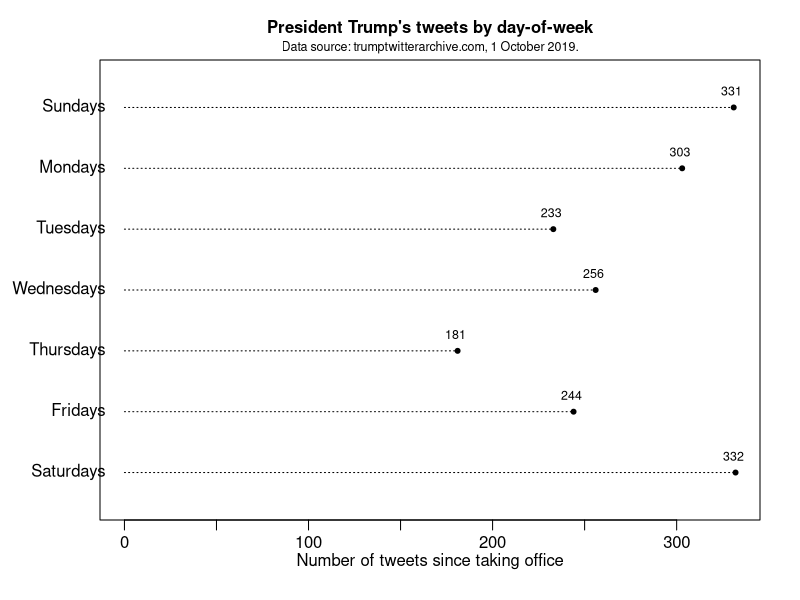

The R source for this figure:
setwd("C:/Users/glenr/Desktop/fun_prob_and_stats_projects/trump_tweets")
tweets <- read.csv("trump_in_office_tweets_1_October_2019.csv",
	stringsAsFactors = F)
tweets <- tweets[-dim(tweets)[1], ]
str(tweets)

# For time parsing.
library(lubridate)

# Pull out times and convert to time format vector.
times <- mdy_hms( tweets$created_at )
days <- date(times)

# Convert to days of week, and take count by day.
wdays <- as.numeric( table( wday(days) ) )

# Plot it.
png(file = "trump_tweets_per_day_of_week.png",
	unit = "in", width = 4, height = 3.5, res = 300,
	type = "cairo")
par(mgp = c(1.5, 0.6, 0), mar = c(4, 5, 3, 2))
plot(wdays, 7:1, type = "n",
	xlab = "Number of tweets since taking office",
	ylab = "", yaxt = "n",
	xlim = c(0, max(wdays)),
	ylim = c(0.5, 7.5),
	xaxt = "n")
axis(side = 1, at = seq(0, 300, 50), labels = c("0", "", "100", "", "200", "", "300"))
text(rep(-5, 7), 7:1, pos = 2, xpd = T,
	c("Sundays", "Mondays", "Tuesdays", 
	"Wednesdays", "Thursdays", "Fridays", "Saturdays"))
segments(rep(0, 7), 7:1, wdays, 7:1,
	lty = 3)
points(wdays, 7:1, pch = 19, cex = 0.66)

# In-plot number labels.
text(wdays + 10, 7:1 + 0.25, pos = 2,
	as.character(wdays), cex = 0.75)

# Annnotation and title.
mtext(side = 3, line = 1.15,
	"President Trump's tweets by day-of-week", font = 2)

# Data citation.
mtext(side = 3, line = 0.25, cex = 0.75,
	"Data source: trumptwitterarchive.com, 1 October 2019.")


dev.off()


